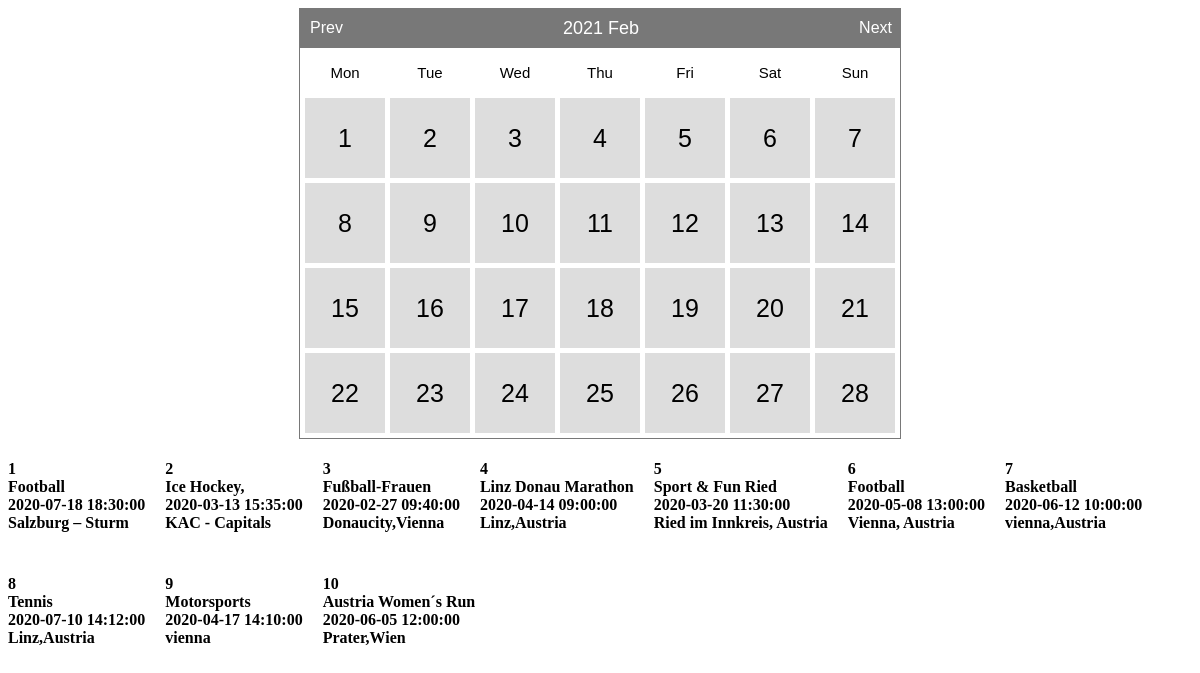
Screenshot of /index.php?month=02&year=2021 with the database file from the repository.
### tables this page shows
CREATE TABLE `all_events` (
  `Id` int(11) NOT NULL,
  `event_date` datetime DEFAULT NULL,
  `event_type` varchar(75) DEFAULT NULL,
  `address` varchar(80) DEFAULT NULL
);

### index.php (the view, shortened to what this page needs)
<html>
<head>
<link href="calendar.css" type="text/css" rel="stylesheet" />
</head>
<body>
<?php
include 'calendar.php';
include_once 'connection.php';
$calendar = new Calendar();
echo $calendar->show();
$sql = "SELECT * FROM all_events;";
$result = mysqli_query($conn, $sql);
if($result > 0){
	while ($row = mysqli_fetch_assoc($result)){
		echo '<h4 style="float:left; padding-right:20px;">'.$row['Id']."<br>";
		echo $row['event_type']."<br>";
		echo $row['event_date']."<br>";
		echo $row['address']."<br>";
	}
}
?>
</body>
</html>

### rows the page displays
all_events: Id "1", event_type "Football", event_date "2020-07-18 18:30:00", address "Salzburg – Sturm"
all_events: Id "2", event_type "Ice Hockey,", event_date "2020-03-13 15:35:00", address "KAC - Capitals"
all_events: Id "3", event_type "Fußball-Frauen", event_date "2020-02-27 09:40:00", address "Donaucity,Vienna"
all_events: Id "4", event_type "Linz Donau Marathon", event_date "2020-04-14 09:00:00", address "Linz,Austria"
all_events: Id "5", event_type "Sport & Fun Ried", event_date "2020-03-20 11:30:00", address "Ried im Innkreis, Austria"
all_events: Id "6", event_type "Football", event_date "2020-05-08 13:00:00", address "Vienna, Austria"
all_events: Id "7", event_type "Basketball", event_date "2020-06-12 10:00:00", address "vienna,Austria"
all_events: Id "8", event_type "Tennis", event_date "2020-07-10 14:12:00", address "Linz,Austria"
all_events: Id "9", event_type "Motorsports", event_date "2020-04-17 14:10:00", address "vienna"
all_events: Id "10", event_type "Austria Women´s Run", event_date "2020-06-05 12:00:00", address "Prater,Wien"

### other values shown
date('Y M',strtotime($this->currentYear.'-'.$this->currentMonth.'-1')) "2021 Feb"
$label "Mon"
$label "Tue"
$label "Wed"
$label "Thu"
$label "Fri"
$label "Sat"
$label "Sun"
$cellContent "1"
$cellContent "2"
$cellContent "3"
$cellContent "4"
$cellContent "5"
$cellContent "6"
$cellContent "7"
